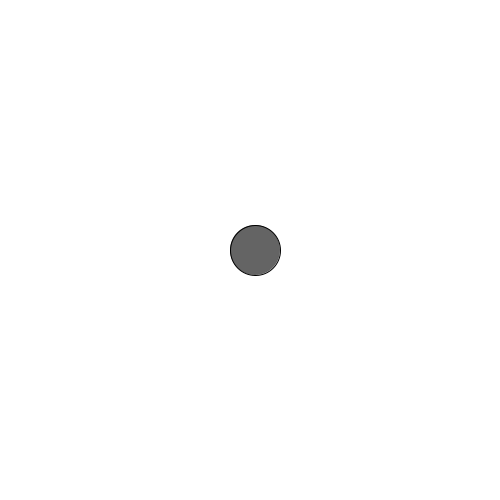
Frame 1 (no input)
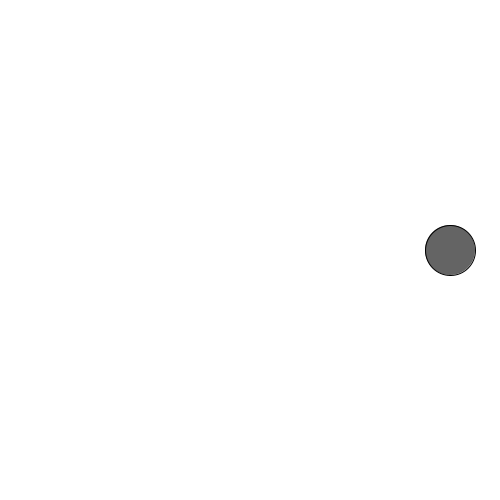
Frame 60 (the mouse pressed at the canvas centre just before this capture)
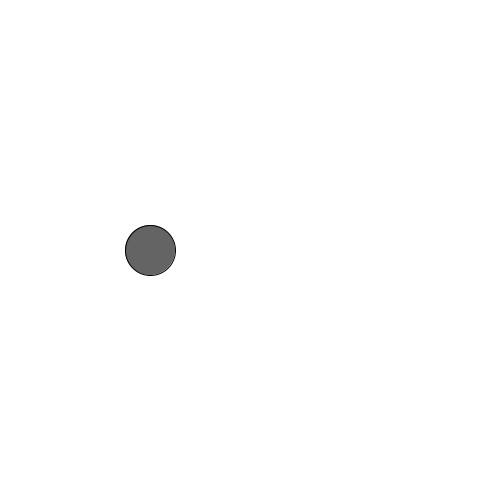
Frame 120 (the mouse held since frame 60 and released just before this capture)

The Processing sketch that drew these frames (run headless with seeded random() and noise(); from frame 60 on, the mouse is pressed at the canvas centre):

// Processing sketch: processing_105071
// ── processing_105071.pde

int xPos1;
int yPos1;
int dia1;
int velocity;

void setup() {
  size (500, 500);
  background (255);

  xPos1 = width/2;
  yPos1 = height/2;
  dia1 = 50;
  velocity = 5;
}

void draw () {
  xPos1 += velocity;
  background (255);  
  fill (100);

  if (xPos1 >= 500) {
   velocity=-velocity;
    println (xPos1);
  }
  else if (xPos1 <= 5) {
    velocity=-velocity;
  }
  ellipse (xPos1, yPos1, dia1, dia1);
}
